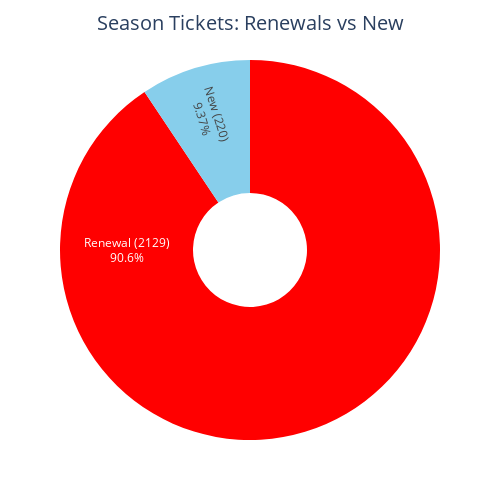

Here is the notebook cell this chart was saved with:
### Code cell
def plot_renewals_pie_chart(df, st_df, client_col='client_number', column='is_renew'):
    """
    Plots a pie chart of renewals vs new season tickets using Plotly.

    Parameters:
    - df: DataFrame with season ticket holders for this season.
    - st_df: DataFrame with last season's client numbers (for renewals).
    - client_col: Column name with client numbers.
    - column: Name of the boolean column for renewal status (calculated inside).
    """
    # Do not modify original df
    temp_df = df.copy()

    # Calculate renewals (True if client_number is in last season's data)
    temp_df[column] = temp_df[client_col].isin(st_df[client_col])

    # Count renewals and new
    counts = temp_df[column].value_counts()

    # Extract values safely
    renew_count = counts.get(True, 0)
    new_count = counts.get(False, 0)

    # Labels and values
    labels = [f'Renewal ({renew_count})', f'New ({new_count})']
    values = [renew_count, new_count]
    colors = ['red', 'skyblue']

    # Plotly pie chart
    fig = go.Figure(data=[
        go.Pie(
            labels=labels,
            values=values,
            marker=dict(colors=colors),
            textinfo='label+percent',
            insidetextorientation='radial',
            hole=0.3  # donut chart
        )
    ])

    fig.update_layout(
        title=dict(text='Season Tickets: Renewals vs New', font=dict(size=20), x=0.5),
        height=500,
        width=500,
        margin=dict(t=60, b=60, l=60, r=60),
        showlegend=False
    )

    fig.show()

# Example usage
plot_renewals_pie_chart(perc, st_2425)

### Figure 1 — Plotly figure (JSON) as saved in the notebook; plotly's stock layout.template omitted (floating-point values rounded to 4 significant figures)
{"data": [{"hole": 0.3, "insidetextorientation": "radial", "labels": ["Renewal (2129)", "New (220)"], "marker": {"colors": ["red", "skyblue"]}, "textinfo": "label+percent", "type": "pie", "values": [2129, 220]}], "layout": {"height": 500, "margin": {"b": 60, "l": 60, "r": 60, "t": 60}, "showlegend": false, "title": {"font": {"size": 20}, "text": "Season Tickets: Renewals vs New", "x": 0.5}, "width": 500}}
